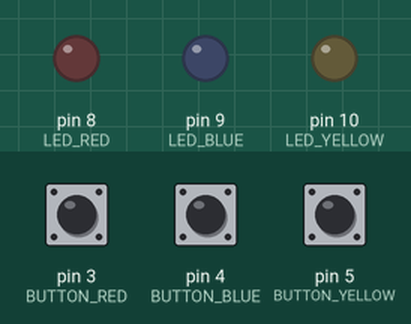
A sketch run on a simulated Arduino Uno, built with avr-gcc and run on an emulated ATmega328P. Shown: output pins drawn as LEDs (lit = HIGH). Dashed ring = blinking. Inputs (shaded band) come from the test bench; at power-on: pin 5 (BUTTON_YELLOW) HIGH, pin 3 (BUTTON_RED) HIGH, pin 4 (BUTTON_BLUE) HIGH.

Above: at 1.2 s.
1.3 s: pin 5 (BUTTON_YELLOW) pulled LOW for 0.15 s
At 2.03 s:
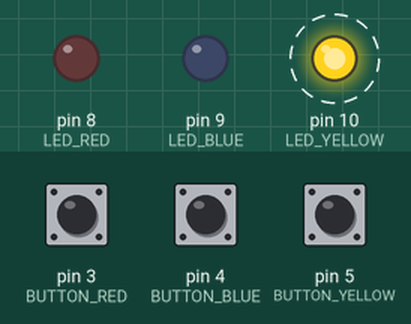
4.4 s: pin 3 (BUTTON_RED) pulled LOW for 0.15 s
At 5.0 s:
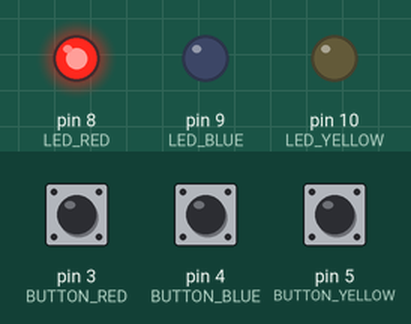
7.5 s: pin 4 (BUTTON_BLUE) pulled LOW for 0.15 s
At 7.8 s:
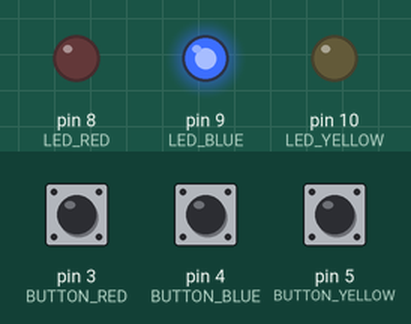
10.6 s: pin 4 (BUTTON_BLUE) pulled LOW for 1 s
At 14.1 s:
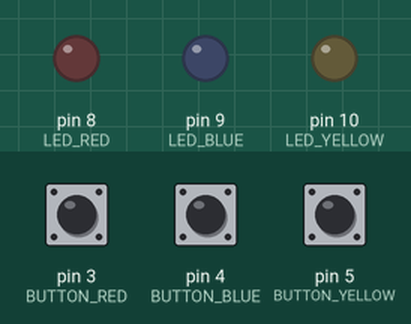
14.6 s: pin 4 (BUTTON_BLUE) pulled LOW for 3.2 s
At 15.0 s:
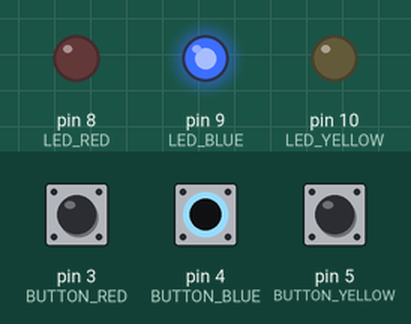
Timing chart, 0 to 18.9 s (numbered marks = the images above; inputs shaded):
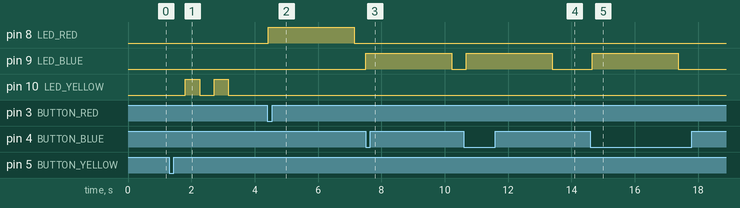

Measured:
- after the input at 1.3 s, pin 10 (LED_YELLOW): alternates HIGH for 0.45 s and LOW for 0.45 s, 4 changes in all, then stays LOW, starting after 0.51 s
- after the input at 4.4 s, pin 8 (LED_RED): LOW → HIGH at once, → LOW 2.7 s later
- after the input at 7.5 s, pin 9 (LED_BLUE): LOW → HIGH at once, → LOW 2.7 s later
- after the input at 10.6 s, pin 9 (LED_BLUE): LOW → HIGH after 0.08 s, → LOW 2.7 s later
- after the input at 14.6 s, pin 9 (LED_BLUE): LOW → HIGH after 0.06 s, → LOW 2.7 s later

The sketch:

main.ino
```cpp
#define LED_RED 8
#define LED_BLUE 9
#define LED_YELLOW 10
#define BUTTON_RED 3
#define BUTTON_BLUE 4
#define BUTTON_YELLOW 5

#define Sleep(x) vTaskDelay(pdMS_TO_TICKS(x))

#include <Arduino_FreeRTOS.h>
#include <semphr.h>

SemaphoreHandle_t blueAction;
SemaphoreHandle_t yellowAction;

void setup() {

    blueAction = xSemaphoreCreateMutex();
    yellowAction = xSemaphoreCreateMutex();
    xSemaphoreGive(blueAction);
    xSemaphoreGive(yellowAction);

    xTaskCreate(ledRedAction, "RED Task", 100, NULL, 1, NULL);
    xTaskCreate(ledBlueAction, "BLUE Task", 100, NULL, 1, NULL);
    xTaskCreate(ledYellowAction, "YELLOW Task", 100, NULL, 1, NULL);
}

void loop() {

}

void ledRedAction(void* param) {

    bool is_button_pressed = false;
    short timer = 0;

    pinMode(BUTTON_RED, INPUT_PULLUP);
    pinMode(LED_RED, OUTPUT);

    while(true) {

        if(isButtonPressed(BUTTON_RED) && !is_button_pressed){

            is_button_pressed = true;

            if(timer <= 0) {

                timer = 30;
                xSemaphoreTake(blueAction, 0);
                xSemaphoreTake(yellowAction, 0);
            }
            else if(timer > 0) {

                timer = 0;
                xSemaphoreGive(blueAction);
                xSemaphoreGive(yellowAction);
            }
        }
        if(!isButtonPressed(BUTTON_RED)) is_button_pressed = false;

        if(timer > 0) {

            timer--;
            xSemaphoreTake(blueAction, 0);
            xSemaphoreTake(yellowAction, 0);
            digitalWrite(LED_RED, HIGH);
        }
        else if(timer == 0) {

            timer--;
            digitalWrite(LED_RED, LOW);
            xSemaphoreGive(blueAction);
            xSemaphoreGive(yellowAction);
        }

        Sleep(100);
    }
}
void ledBlueAction(void* param) {

    bool is_button_pressed = false;
    short timer = 0;

    pinMode(BUTTON_BLUE, INPUT_PULLUP);
    pinMode(LED_BLUE, OUTPUT);

    while(true) {

        if(isButtonPressed(BUTTON_BLUE) && !is_button_pressed){

            is_button_pressed = true;
            if(timer <= 0 && xSemaphoreTake(blueAction, 0)) {

                timer = 30;
                xSemaphoreGive(blueAction);
                xSemaphoreTake(yellowAction, 0);
            }
            else if(timer > 0 && xSemaphoreTake(blueAction, 0)) {

                timer = 0;
                xSemaphoreGive(blueAction);
                xSemaphoreGive(yellowAction);
            }
        }
        if(!isButtonPressed(BUTTON_BLUE)) is_button_pressed = false;

        if(timer > 0) {

            timer--;
            xSemaphoreTake(yellowAction, 0);
            digitalWrite(LED_BLUE, HIGH);
        }
        else if(timer == 0) {

            timer--;
            digitalWrite(LED_BLUE, LOW);
            xSemaphoreGive(yellowAction);
        }

        Sleep(100);
    }
}
void ledYellowAction(void* param) {

    bool is_button_pressed = false;
    short timer = 0;

    pinMode(BUTTON_YELLOW, INPUT_PULLUP);
    pinMode(LED_YELLOW, OUTPUT);

    bool is_blink = true;

    while(true) {

        if(isButtonPressed(BUTTON_YELLOW) && !is_button_pressed){

            is_button_pressed = true;
            if(timer <= 0 && xSemaphoreTake(yellowAction, 0)) {

                timer = 20;
            }
            else if(timer > 0 && xSemaphoreTake(yellowAction, 0)) {

                timer = 0;
                xSemaphoreGive(yellowAction);
            }
        }
        if(!isButtonPressed(BUTTON_YELLOW)) is_button_pressed = false;

        if(timer > 0) {

            if(timer % 5 == 0) is_blink = !is_blink;
            timer--;

            if(is_blink) digitalWrite(LED_YELLOW, HIGH);
            else digitalWrite(LED_YELLOW, LOW);
        }
        else if(timer == 0) {

            timer--;
            xSemaphoreGive(yellowAction);
            digitalWrite(LED_YELLOW, LOW);
        }

        Sleep(100);
    }
}
bool isButtonPressed(int pin) {

    Sleep(10);
    if(digitalRead(pin) == LOW) return true;
    return false;
}
```
